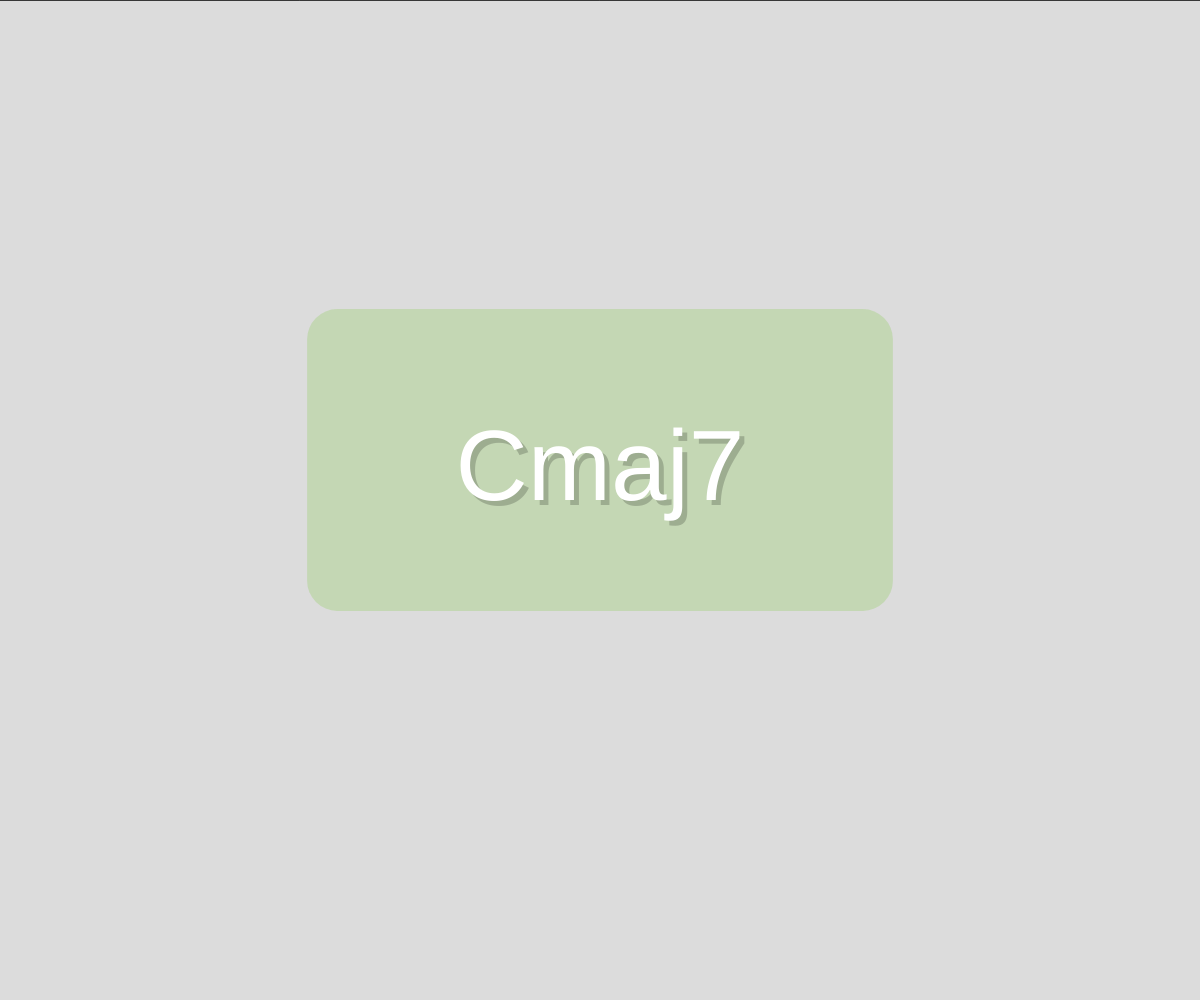
Frame 1 (no input)
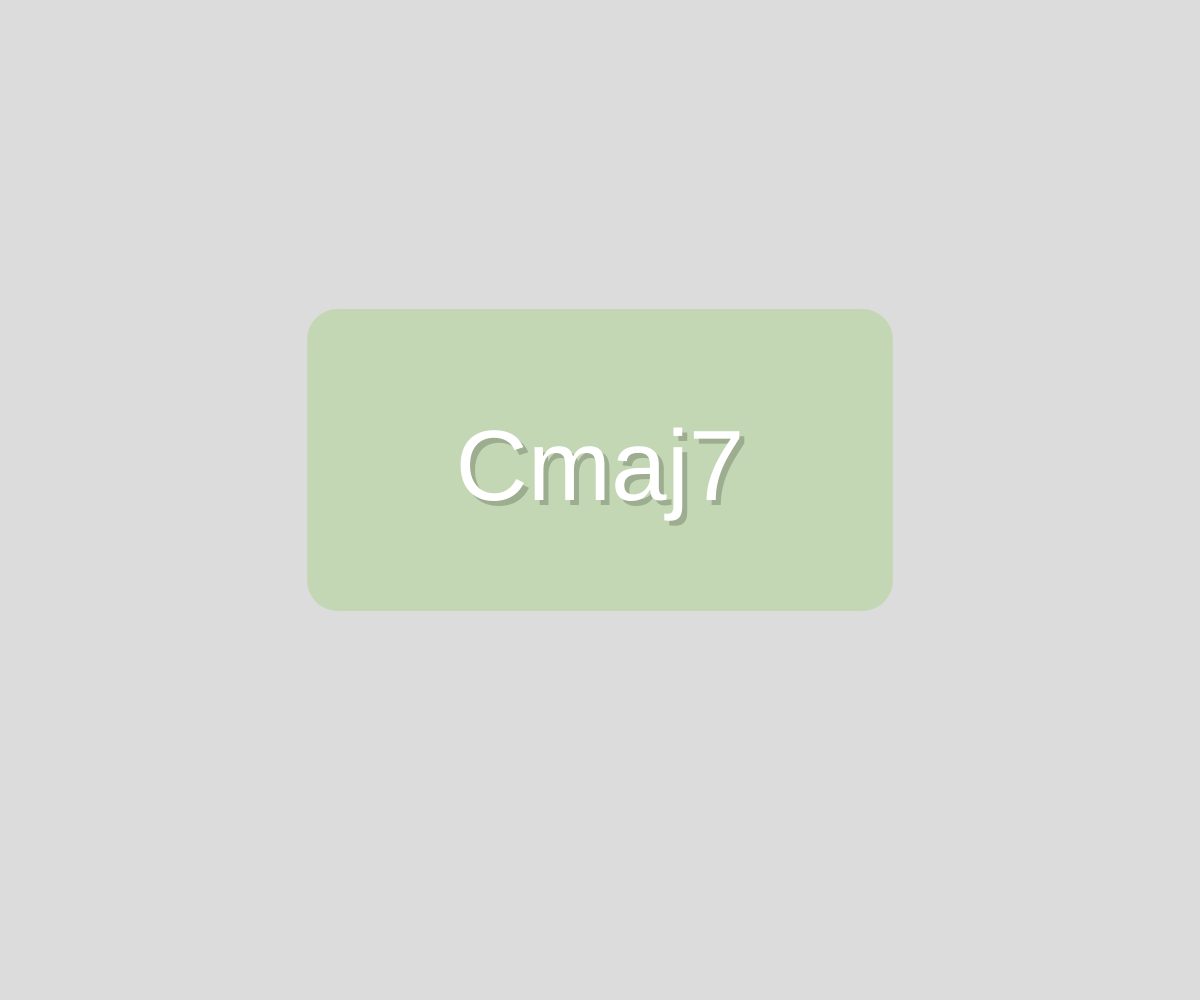
Frame 60 (no input)
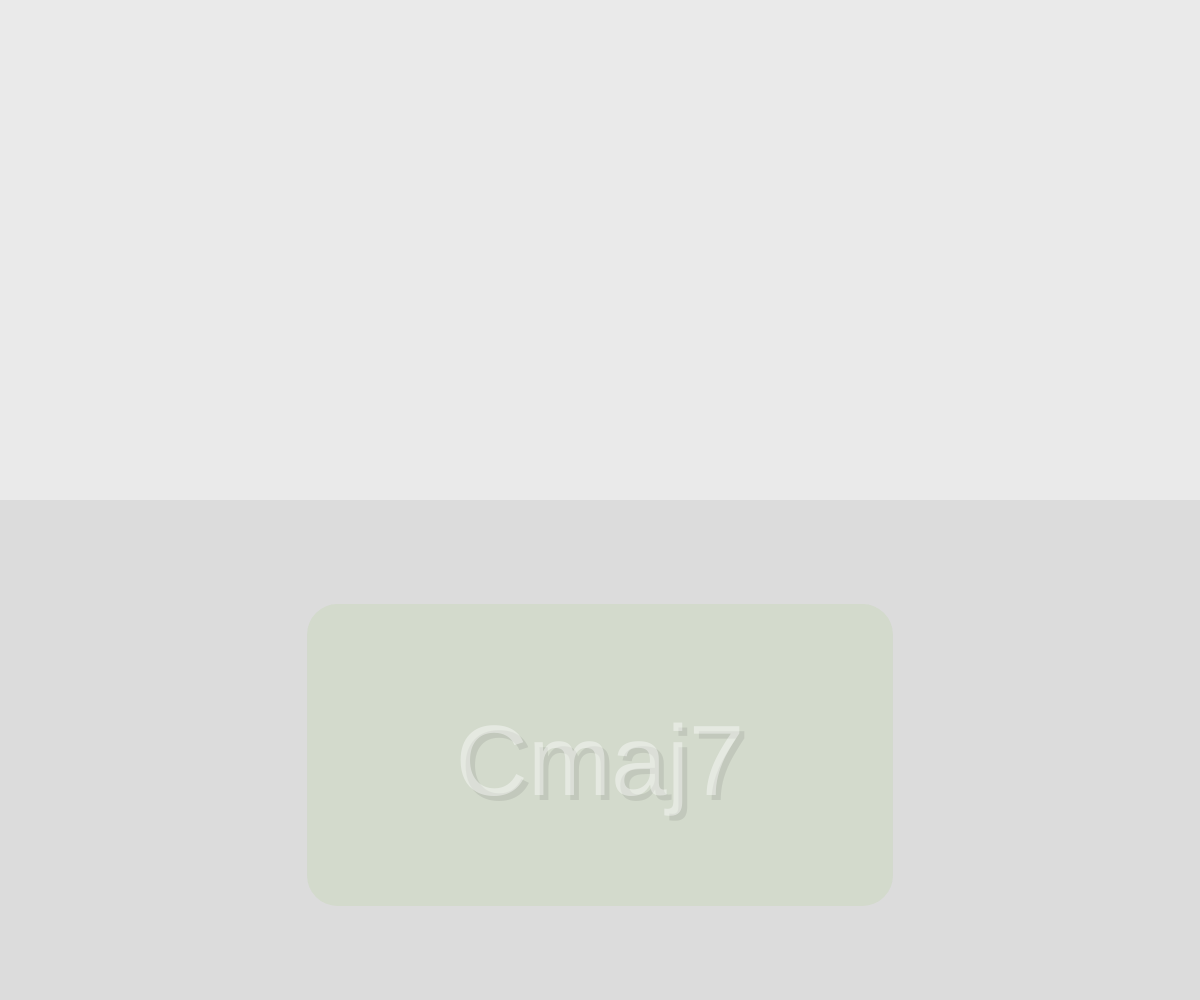
Frame 120 (the mouse pressed at the canvas centre since frame 60)

The p5.js sketch that drew these frames (run headless with seeded random() and noise() and a simulated clock; from frame 60 on, the mouse is pressed at the canvas centre):

// p5.js sketch
// ── sketch.js


let chord;
let c_x, c_y, c_w, c_h, c_color;
let y = 0;
let r, g, b;


function setup() {
  createCanvas(windowWidth, windowHeight);


  //init values
  chord = "Cmaj7";      // chord stores our current chord as a String

  c_x = width/2;
  c_y = 0; // c_y starts at 0. because we use it as kind of a counter for each chord event
  c_w = random(300,700);
  c_h = random(250,500); 

  //colors
  r = 100;
  g = random(255);
  b = 20;
}

function draw() {
  background(220);

  // choose defines a random parameter to distinguish between different chords later on
  let choose = random(0,100);



  // as soon c_y starts to increment (from 0 to ...) we check it it reached the bottom. 
  // because we start our drawing at height/2+y we reach the bottom as soon y = 0.5*height
  if ( c_y > 0.5*height) { 

   if (chord == "Cmaj7") {      // if my actual chord == Cmaj7 then AWLAYS jump to F and change some colors + dimensions of the rect.
  
      chord = "F";

      c_w = random(300,700);
      c_h = random(250,500); 
      r = random(255);


    }

    else if (chord == "F") {    
      if (choose > 80){       // if chord is is F on the incoming cycle we switch with 20 % certanty (>80) back to Cmaj7
        chord = "Cmaj7";
        
        c_w = random(300,700);
        c_h = random(250,500); 

        g = random(255);
      } else {
        chord = "G";        // .. and with a 80 percent certanty (else) to G
        c_w = random(600,300);
        c_h = random(300,400); 
        
        b = random(255);
      }
    }
    else if (chord == "G") { 
      if (choose > 50){     // here it'w 50/50 between tonika Cmaj7 and minor-paralell Am7 etc ....
        chord = "Cmaj7";

        c_w = random(400,250);
        c_h = random(300,200); 
        
        g = random(255);
      } else {
        chord = "Am7";

        c_w = random(400,600);
        c_h = random(200,250); 

        r = random(255);
        g = random(255);
      }
    }
    else if (chord == "Am7") {
      if (choose > 70){
        chord = "F";

        c_w = random(250,400);
        c_h = random(100,200); 

        r = random(255);

      } else {
        chord = "G";

        c_w = random(600,300);
        c_h = random(300,400); 

        b = random(255);
      }
    }


    // Important: whatever I chose:
    // After I have chosen my chord I Jump back to the middle height of the screen by changing my offset
    // back to zero: eg (height/2 + 0)
    c_y  = 0;      
  }


  // here I draw the large background rect, that follows the mouseYposition
  fill(255,100);
  rectMode(CORNER);
  rect(0, 0, width, mouseY);
  

  // here I declare the alpha values depending on the c_y offset. (the higher the more alpha I want)
  let alpha =  map(c_y ,0,0.5*height, 255, 0);          //y range from 0 to -half of the screen heigt because it is an offster of height/2
  let light_alpha =  map(c_y ,0,0.5*height, 50, 0);     // that alpha version is a bit softer and starts at a high range of 50
  
  //draw rec
  fill(r,g,b,light_alpha);
  noStroke();
  rectMode(CENTER);
  rect(c_x, height/2+c_y -40, c_w, c_h, 30);  // 40 is just a correction to behave a bit better with text. 30 = roundness of the edges

  // Draw Text + Shadow
  textAlign(CENTER);
  textSize(100);

  //shadow text
  fill(0,light_alpha);
  text(chord, width/2+5, height/2+c_y +5); // position is 5px offsetted

  //white text
  fill(255,alpha);
  text(chord, width/2, height/2+c_y );



  // here we update our c_y offset. note that it always takes the old c_y in account
  // and only adds an increment of 0 – 10 depending on the mouseY range of the screen. 
  c_y  = c_y  + map(mouseY,0,height, 0, 10) ;



}
